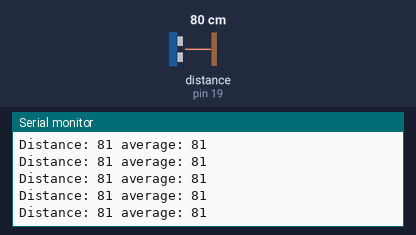
A sketch run on a simulated Arduino Uno, built with avr-gcc and run on an emulated ATmega328P. On the bench: the last lines printed to the serial monitor. Inputs (shaded band) come from the test bench; at power-on: distance to the obstacle (sensor on pin 19) 80 cm. The echo pulse lasts 58.3 µs per cm.

Above: at 1.2 s.
1.3 s: distance to the obstacle (sensor on pin 19) set to 2 cm
At 2.4 s:
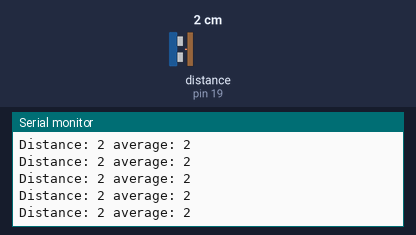
2.8 s: distance to the obstacle (sensor on pin 19) set to 4 cm
At 3.7 s:
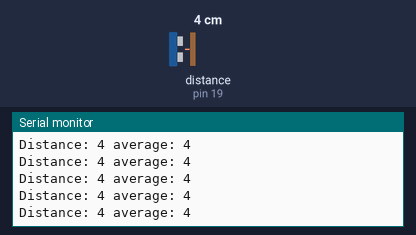
Timing chart, 0 to 5.8 s (numbered marks = the images above; inputs shaded):
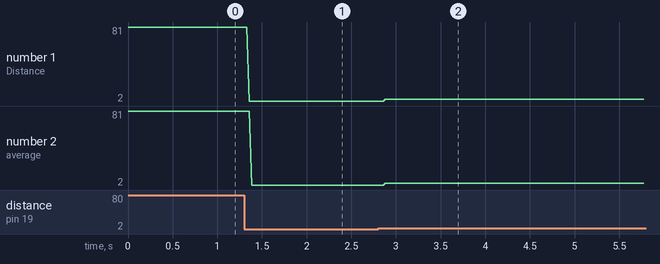

The sketch:

sonarsensor_recursive_moving_average_filter.ino
```cpp
#include<NewPing.h>

#define trigger_pin 18
#define echo_pin 19
#define MAX_DISTANCE 100

NewPing sonar_f(trigger_pin,echo_pin,MAX_DISTANCE);

int k,avg,avg_b;

int sonar_avg_filter(void)
{
  k = 1;
  avg = avg_b*((k-1)/k)+(1/k)*sonar_f.ping_cm();
  avg_b = avg ;
  k++;
}

void setup()
{
  Serial.begin(9600);
}

void loop()
{
  sonar_avg_filter();
  Serial.print("Distance: ");
  Serial.print(sonar_f.ping_cm());
  Serial.print(" average: ");
  Serial.println(avg);
}
```

Measured:
- after the input at 1.3 s, the serial monitor: prints a new line after 0.06 s (image 1)
- after the input at 2.8 s, the serial monitor: prints a new line after 0.08 s (image 2)
- plotted number 1: 81 → 2 after the input at 1.3 s, 2 → 4 after the input at 2.8 s
- plotted number 2: 81 → 2 after the input at 1.3 s, 2 → 4 after the input at 2.8 s
